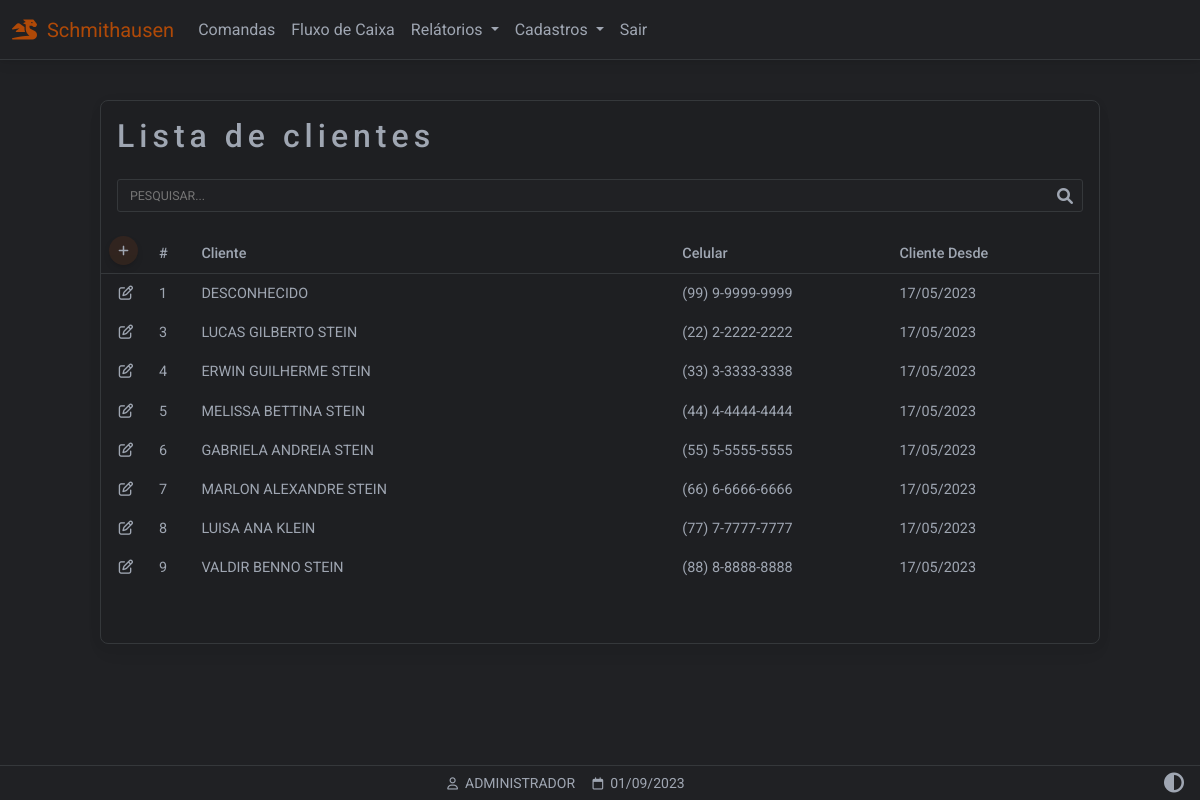
Before: /clientes (signed in) with the older database file.
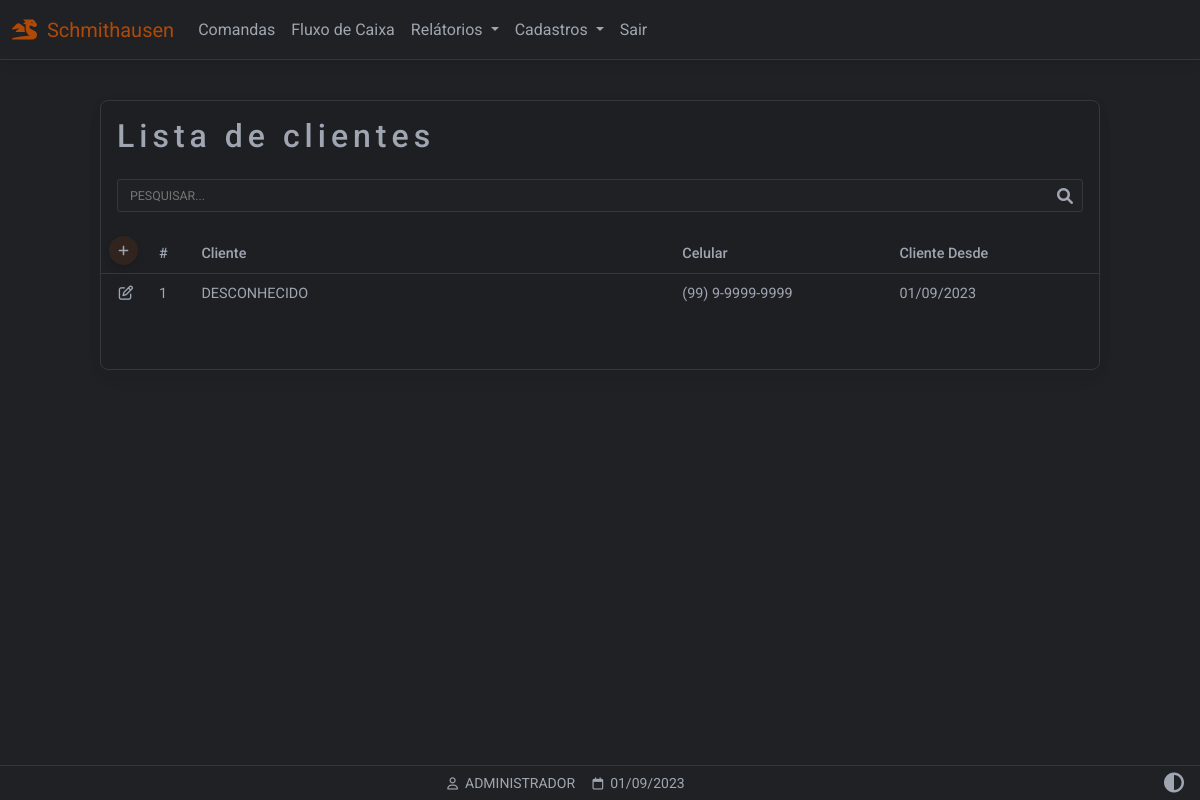
After: the same page with the newer database file.
### website/models.py (models this page shows)
class Cliente(db.Model):
    id = db.Column(db.Integer, primary_key=True)
    fone = db.Column(db.String(150))
    data_criacao = db.Column(db.DateTime(timezone=True), default=func.now())
    nome = db.Column(db.String(150))
    comandas = db.relationship('Comanda',backref='comandas')

class User(db.Model, UserMixin):
    id = db.Column(db.Integer, primary_key=True)
    email = db.Column(db.String(150), unique=True)
    password = db.Column(db.String(150))
    first_name = db.Column(db.String(150))
    user = db.relationship('Produto',backref='produto')

### website/views.py (the view)
@views.route('/clientes', methods=['GET','POST'])
@login_required
def clientes():
    clientes = []
    rows = Cliente.query.all()
    for r in rows:
        clientes.append(r)
    return render_template("clientes_listar.html", user=current_user, data=data, clientes=clientes)

### website/__init__.py (called while the page is built)
def create_app():
    app = Flask(__name__)
    app.config['SECRET_KEY'] = 'hjshjhdjah kjshkjdhjs'
    app.config['SQLALCHEMY_DATABASE_URI'] = f'sqlite:///{DB_NAME}'
    app.config["TEMPLATES_AUTO_RELOAD"] = True
    db.init_app(app)
    from .views import views
    from .auth import auth
    app.register_blueprint(views, url_prefix='/')
    app.register_blueprint(auth, url_prefix='/')
    from .models import User, Cliente, Produto
    with app.app_context():
        db.create_all()
    login_manager = LoginManager()
    login_manager.login_view = 'auth.login'
    login_manager.login_message = u"FAVOR EFETUAR LOGIN!"
    login_manager.init_app(app)
    @login_manager.user_loader
    def load_user(id):
        return User.query.get(int(id))
    return app

### website/templates/clientes_listar.html (shortened to what this page needs)
{% extends "base.html" %}
{% block content %}
<div class="container-fluid" style="min-height:100dvh;padding-top:100px">
<div class="table-responsive w-100 card myTheme-900 larg-max m-auto" style="padding-bottom: 40px">
        <table class="table table-borderless table-sm myTheme-900 ">
            <thead>
                <tr>
                    <h2 class="p-3 ">Lista de clientes</h2>
                </tr>
                <tr>
                <tr>
                    <div class="p-3 pt-0">
                        <div class="form-outline" style="margin-bottom: 0!important;padding-bottom: 0!important;">
                            <input type="text" style="text-transform:uppercase" id="inputPesquisarCliente"
                                class="myInputs form-control-sm" placeholder="Pesquisar..."
                                onkeyup='pesquisarTabelaClientes()' />
                        </div>
                    </div>
                </tr>
                <thead>
                    <tr>
                        <th class="text-nowrap" scope="col">
                            <a href="/clientes_cadastrar" class="p-2 btn btn-sm btn-floating btn-add">
                                <i class="fa-solid fa-plus"></i>
                            </a>
                        </th>
                        <th class="text-nowrap" scope="col">#</th>
                        <th class="text-nowrap" scope="col" style="min-width: 280px;">Cliente</th>
                        <th class="text-nowrap" scope="col">Celular</th>
                        <th class="text-nowrap" scope="col">Cliente Desde</th>
                        <th class="text-nowrap" scope="col"></th>
                    </tr>
                </thead>
            <tbody id="tb-clientes">
                {% for i in clientes %}
                <tr>
                    <td class="text-center" style="width: 50px">
                        <a role="button" class="" href="/clientes_atualizar/{{ i.id }}">
                            <i class="fa-regular fa-pen-to-square"></i>
                        </a>
                    </td>
                    <td class="text-nowrap" scope="row"> {{ i.id }} </td>
                    <td class="text-nowrap" scope="row"> {{ i.nome }} </td>
                    <td class="text-nowrap" scope="row"> {{ i.fone }} </td>
                    <td class="text-nowrap" scope="row"> {{ i.data_criacao.strftime('%d/%m/%Y') }} </td>
                    <td>
                    </td>
                </tr>
                {% endfor %}
            </tbody>
        </table>
    </div>
</div>
{% endblock %}
{% block titlefooter %}
<span>
    &nbsp;{{ user.first_name.split()[0] | upper }}
    <span>
        &nbsp;{{ data.strftime('%d/%m/%Y') }}
    </span>
    {% endblock %}

### website/templates/base.html (shortened to what this page needs)
<!DOCTYPE html>
<html lang="pt-br" class="{{ 'light-mode' if session.get('theme') == 'light' }}">
<head>
<link rel="stylesheet" href="https://cdnjs.cloudflare.com/ajax/libs/font-awesome/6.0.0/css/all.min.css"/>
<link rel="stylesheet" type="text/css"       href="{{ url_for('static', filename='css/mdb.min.css')      }}">
<link rel="stylesheet" type="text/css"       href="{{ url_for('static', filename='css/base.css')         }}">
</head>
<body class="myTheme-500">
<nav id="navbar" class="autohide navbar navbar-expand-lg fixed-top myTheme-500">
  <div class="container-fluid">
    <a class="navbar-brand"><i class="fa-solid fa-dragon"></i>&nbsp;&nbsp;Schmithausen</a>
    {% if user.is_authenticated %}
    <div class="collapse navbar-collapse" id="navbarSupportedContent">
      <ul class="navbar-nav me-auto mb-2 mb-lg-0 my-navbar">
        <li class="nav-item">
          <a class="nav-link" href="/comandas">Comandas</a>
        </li>
        <li class="nav-item">
          <a class="nav-link" href="#">Fluxo de Caixa</a>
        </li>
        <li class="nav-item dropdown">
          <a class="nav-link dropdown-toggle" href="#" id="navbarDropdown" role="button" data-mdb-toggle="dropdown" aria-expanded="false">
            Relátorios
          </a>
        </li>
        <li class="nav-item dropdown">
          <a class="nav-link dropdown-toggle" href="#" id="navbarDropdown" role="button" data-mdb-toggle="dropdown" aria-expanded="false">
            Cadastros
          </a>
                      <li class="nav-item">
                      <a class="nav-link btn-sair" href="/logout">Sair</a>
                      </li>
        {% endif %}
        </li>
      </ul>
    </div>
  </div>
</nav>
  {% block content %}
  {% endblock %}
<footer class="row text-center fixed-bottom my-footer">
  <div class="col text-center p-1" style="min-width: 250px">
   <small>
   {% block titlefooter %}{% endblock %}
   </small>
    </div>
<div class="col text-center p-1 me-2" style="max-width: 60px;">
<a href="{{ url_for('views.toggle_theme', current_page=request.path) }}">
  <span>
  <i class="fa-solid fa-circle-half-stroke fa-lg"></i>
  </span>
</div>
</footer>
</body>
</html>

### website/static/css/base.css (style rules this page uses)
:root { --custom-color: 211, 84, 0; --color-primary: 59, 113, 202; --color-secondary: 159,166,178; --color-success: 20,164,77; --color-danger: 220, 76, 76; --color-warning: 228,161,27; --color-info: 84,180,211; --color-ligth: 251,251,251; --color-theme-500: 32, 33, 36; --color-theme-900: 30, 31, 34; --cor-fonte: 159,166,178; --cor-da-borda: 53, 56, 59; }
.larg-max { max-width: 1000px!important; }
h2 { letter-spacing: 5px; }
.myTheme-900 { background-color: rgb(var(--color-theme-900))!important; color: rgb(var(--cor-fonte))!important; }
.myTheme-500 { background-color: rgb(var(--color-theme-500))!important; color: rgb(var(--cor-fonte))!important; }
.navbar-expand-lg { background-color: rgb(var(--color-theme-900)); border-bottom: 1px solid rgb(var(--cor-da-borda)); }
.fa-bars, .fa-circle-half-stroke { color: rgb(var(--cor-fonte))!important; }
#navbar .nav-link { color: rgb(var(--cor-fonte))!important; }
.my-footer { background-color: rgb(var(--color-theme-500)); border-top: 1px solid rgb(var(--cor-da-borda)); color: rgb(var(--cor-fonte)); }
.my-footer span { color: rgb(var(--cor-fonte)); }
.table-responsive { border: 1px solid rgb(var(--cor-da-borda))!important; color: rgb(var(--cor-fonte))!important; margin-bottom: 80px!important; }
.table-responsive thead th { border-bottom: 1px solid rgb(var(--cor-da-borda))!important; }
.btn-add { background-color: rgba(var(--custom-color),0.1); border-radius: 50%; width: 30px; height: 30px; color: rgb(var(--cor-fonte)); display: flex; align-items: center; justify-content: center; }
.navbar-brand { color:rgba(var(--custom-color),0.8); pointer-events: none;" }
.fa-pen-to-square, .fa-trash-can { color: rgb(var(--cor-fonte))!important; }
.form-outline { margin-bottom: 30px!important; }
.myInputs { color: rgb(var(--cor-fonte))!important; border: 1px solid rgb(var(--cor-da-borda))!important; background-color: rgb(var(--color-theme-500)); width: 100%; padding: 0.35rem; padding-left: 0.75rem; border-radius: 3px; }

Changed rows visible on the page:
removed Cliente: id "3", nome "LUCAS GILBERTO STEIN", fone "(22) 2-2222-2222", data_criacao "17/05/2023"
removed Cliente: id "4", nome "ERWIN GUILHERME STEIN", fone "(33) 3-3333-3338", data_criacao "17/05/2023"
removed Cliente: id "5", nome "MELISSA BETTINA STEIN", fone "(44) 4-4444-4444", data_criacao "17/05/2023"
removed Cliente: id "6", nome "GABRIELA ANDREIA STEIN", fone "(55) 5-5555-5555", data_criacao "17/05/2023"
removed Cliente: id "7", nome "MARLON ALEXANDRE STEIN", fone "(66) 6-6666-6666", data_criacao "17/05/2023"
removed Cliente: id "8", nome "LUISA ANA KLEIN", fone "(77) 7-7777-7777", data_criacao "17/05/2023"
removed Cliente: id "9", nome "VALDIR BENNO STEIN", fone "(88) 8-8888-8888", data_criacao "17/05/2023"
changed Cliente "DESCONHECIDO": data_criacao "17/05/2023" → "01/09/2023"
